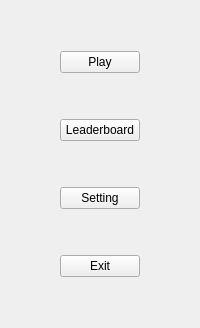
      <widget class="QWidget" name="Main">
       <layout class="QGridLayout" name="gridLayout_2">
        <item row="3" column="1">
         <widget class="QPushButton" name="pushButton_Leaderboard">
          <property name="sizePolicy">
           <sizepolicy hsizetype="Expanding" vsizetype="Expanding">
            <horstretch>0</horstretch>
            <verstretch>0</verstretch>
           </sizepolicy>
          </property>
          <property name="text">
           <string>Leaderboard</string>
          </property>
         </widget>
        </item>
        <item row="8" column="0">
         <spacer name="horizontalSpacer_3">
          <property name="orientation">
           <enum>Qt::Horizontal</enum>
          </property>
          <property name="sizeHint" stdset="0">
           <size>
            <width>40</width>
            <height>20</height>
           </size>
          </property>
         </spacer>
        </item>
        <item row="8" column="2">
         <spacer name="horizontalSpacer_4">
          <property name="orientation">
           <enum>Qt::Horizontal</enum>
          </property>
          <property name="sizeHint" stdset="0">
           <size>
            <width>40</width>
            <height>20</height>
           </size>
          </property>
         </spacer>
        </item>
        <item row="1" column="0">
         <spacer name="horizontalSpacer">
          <property name="orientation">
           <enum>Qt::Horizontal</enum>
          </property>
          <property name="sizeHint" stdset="0">
           <size>
            <width>40</width>
            <height>20</height>
           </size>
          </property>
         </spacer>
        </item>
        <item row="8" column="1">
         <widget class="QPushButton" name="pushButton_Exit">
          <property name="sizePolicy">
           <sizepolicy hsizetype="Expanding" vsizetype="Expanding">
            <horstretch>0</horstretch>
            <verstretch>0</verstretch>
           </sizepolicy>
          </property>
          <property name="styleSheet">
           <string notr="true"/>
          </property>
          <property name="text">
           <string>Exit</string>
          </property>
         </widget>
        </item>
        <item row="5" column="1">
         <widget class="QPushButton" name="pushButton_Setting">
          <property name="sizePolicy">
           <sizepolicy hsizetype="Expanding" vsizetype="Expanding">
            <horstretch>0</horstretch>
            <verstretch>0</verstretch>
           </sizepolicy>
          </property>
          <property name="text">
           <string>Setting</string>
          </property>
         </widget>
        </item>
        <item row="0" column="1">
         <spacer name="verticalSpacer_2">
          <property name="orientation">
           <enum>Qt::Vertical</enum>
          </property>
          <property name="sizeHint" stdset="0">
           <size>
            <width>20</width>
            <height>40</height>
           </size>
          </property>
         </spacer>
        </item>
        <item row="9" column="1">
         <spacer name="verticalSpacer">
          <property name="orientation">
           <enum>Qt::Vertical</enum>
          </property>
          <property name="sizeHint" stdset="0">
           <size>
            <width>20</width>
            <height>40</height>
           </size>
          </property>
         </spacer>
        </item>
        <item row="5" column="2">
         <spacer name="horizontalSpacer_6">
          <property name="orientation">
           <enum>Qt::Horizontal</enum>
          </property>
          <property name="sizeHint" stdset="0">
           <size>
            <width>40</width>
            <height>20</height>
           </size>
          </property>
         </spacer>
        </item>
        <item row="1" column="2">
         <spacer name="horizontalSpacer_2">
          <property name="orientation">
           <enum>Qt::Horizontal</enum>
          </property>
          <property name="sizeHint" stdset="0">
           <size>
            <width>40</width>
            <height>20</height>
           </size>
          </property>
         </spacer>
        </item>
        <item row="2" column="1">
         <spacer name="verticalSpacer_4">
          <property name="orientation">
           <enum>Qt::Vertical</enum>
          </property>
          <property name="sizeHint" stdset="0">
           <size>
            <width>20</width>
            <height>40</height>
           </size>
          </property>
         </spacer>
        </item>
        <item row="1" column="1">
         <widget class="QPushButton" name="pushButton_Play">
          <property name="sizePolicy">
           <sizepolicy hsizetype="Expanding" vsizetype="Expanding">
            <horstretch>0</horstretch>
            <verstretch>0</verstretch>
           </sizepolicy>
          </property>
          <property name="text">
           <string>Play</string>
          </property>
         </widget>
        </item>
        <item row="7" column="1">
         <spacer name="verticalSpacer_3">
          <property name="orientation">
           <enum>Qt::Vertical</enum>
          </property>
          <property name="sizeHint" stdset="0">
           <size>
            <width>20</width>
            <height>40</height>
           </size>
          </property>
         </spacer>
        </item>
        <item row="5" column="0">
         <spacer name="horizontalSpacer_5">
          <property name="orientation">
           <enum>Qt::Horizontal</enum>
          </property>
          <property name="sizeHint" stdset="0">
           <size>
            <width>40</width>
            <height>20</height>
           </size>
          </property>
         </spacer>
        </item>
        <item row="4" column="1">
         <spacer name="verticalSpacer_33">
          <property name="orientation">
           <enum>Qt::Vertical</enum>
          </property>
          <property name="sizeHint" stdset="0">
           <size>
            <width>20</width>
            <height>40</height>
           </size>
          </property>
         </spacer>
        </item>
       </layout>
      </widget>
